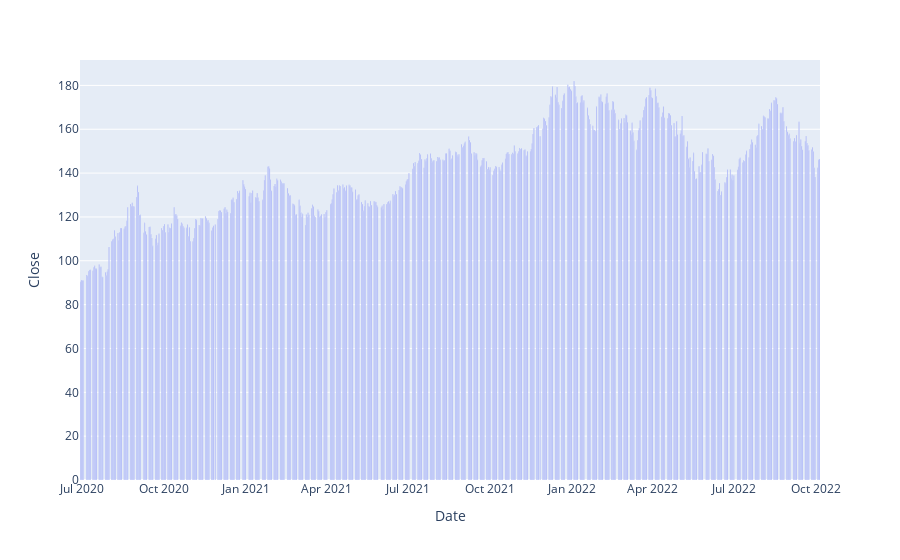

Source (notebook cell):
### Code cell
figure = px.bar(data, x = "Date", y= "Close")
figure.show()

### Figure 1 — Plotly figure (JSON) as saved in the notebook; plotly's stock layout.template omitted (floating-point values rounded to 4 significant figures; data arrays with more than 128 entries replaced by an {"elided": "..."} marker saying what was removed)
{"data": [{"alignmentgroup": "True", "hovertemplate": "Date=%{x}<br>Close=%{y}<extra></extra>", "legendgroup": "", "marker": {"color": "#636efa", "pattern": {"shape": ""}}, "name": "", "offsetgroup": "", "orientation": "v", "showlegend": false, "textposition": "auto", "type": "bar", "x": {"elided": "573 str values"}, "xaxis": "x", "y": {"elided": "573 float values"}, "yaxis": "y"}], "layout": {"barmode": "relative", "legend": {"tracegroupgap": 0}, "margin": {"t": 60}, "xaxis": {"anchor": "y", "domain": [0, 1], "title": {"text": "Date"}}, "yaxis": {"anchor": "x", "domain": [0, 1], "title": {"text": "Close"}}}}
